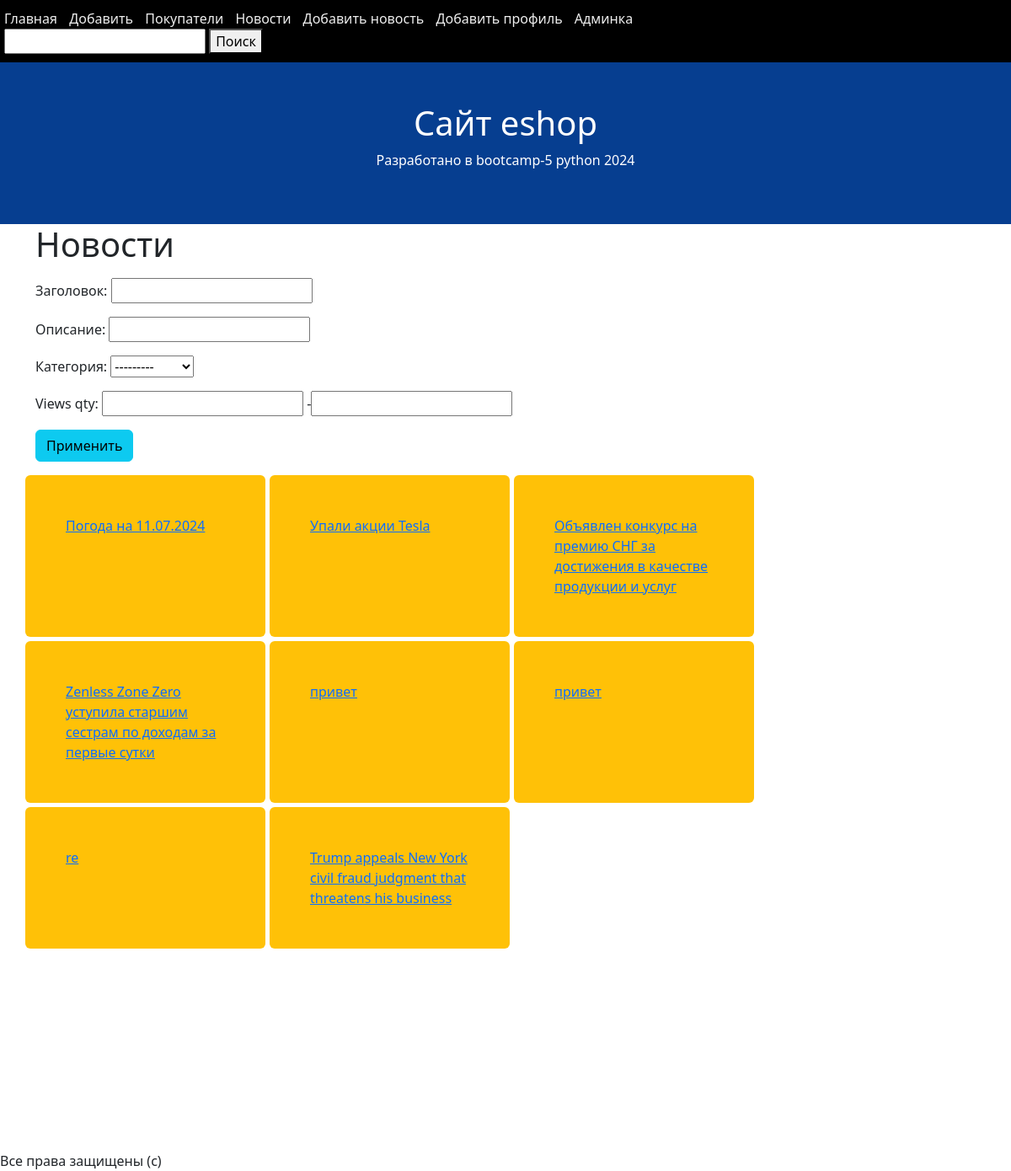
Page /news/ on the committed database.
### news/models.py (models this page shows, shortened)
class New(models.Model):
    title = models.CharField(max_length=100)
    article = models.TextField()
    views = models.IntegerField(default=0)
    category = models.ForeignKey(
        to=NewsCategory,
        on_delete=models.CASCADE,
        null=True, blank=True,
        verbose_name="Категория"
    )
    costumer_views = models.ManyToManyField(
        to=Costumer,
    )
    views_qty = models.IntegerField(default=0)

### news/views.py (the view)
# urls.py: path('news/', news_list, name='news-list'),
def news_list(request):
    news_queryset = New.objects.all()
    filter_object = NewsFilter(
        data=request.GET,
        queryset=news_queryset
    )
    context = {"filter_object": filter_object}
    return render(request, 'news_list.html', context)

### news/models.py (called while the page is built)
    def __str__(self):
        return self.name

### news/templates/news_list.html
{% extends 'base.html' %}
{% load django_bootstrap5 %}
{% block content %}
<h1>Новости</h1>
<p>
    <form method="get">
        {{ filter_object.form.as_p }}
        <button class="btn btn-info">Применить</button>
    </form>
</p>
<div class="row news-list">
    {% for new in filter_object.qs %}
        <div class="p-5 bg-warning rounded col-lg-3 col-md-5 col-sm-12">
            <a href="/news-detail/{{ new.id }}/">{{ new.title }}</a>
        </div>
    {% endfor %}
</div>
{% endblock %}

### core/static/style.css (style rules this page uses)
.news-list { gap: 5px; }

### rows in the picture
New: title "Погода на 11.07.2024"
New: title "Упали акции Tesla"
New: title "Объявлен конкурс на премию СНГ за достижения в качестве продукции и услуг"
New: title "Zenless Zone Zero уступила старшим сестрам по доходам за первые сутки"
New: title "привет"
New: title "привет"
New: title "re"
New: title "Trump appeals New York civil fraud judgment that threatens his business"
